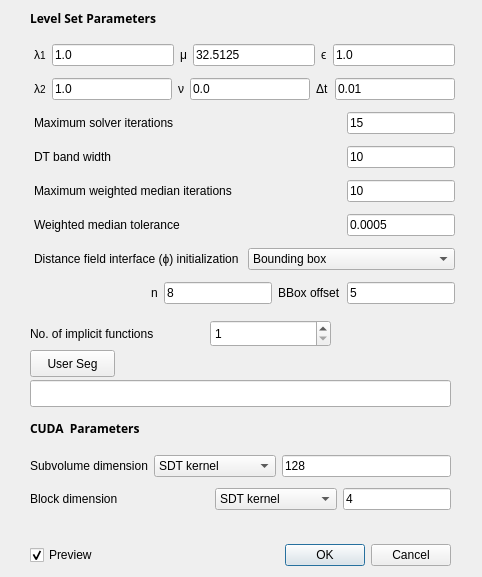
<?xml version="1.0" encoding="UTF-8"?>
<ui version="4.0">
 <class>MPLevelSetDialog</class>
 <widget class="QDialog" name="MPLevelSetDialog">
  <property name="geometry">
   <rect>
    <x>0</x>
    <y>0</y>
    <width>482</width>
    <height>577</height>
   </rect>
  </property>
  <property name="windowTitle">
   <string>Multi-phase Level Set Segmentation</string>
  </property>
  <widget class="QLabel" name="label_2">
   <property name="geometry">
    <rect>
     <x>30</x>
     <y>420</y>
     <width>171</width>
     <height>17</height>
    </rect>
   </property>
   <property name="font">
    <font>
     <family>Sans Serif</family>
     <weight>75</weight>
     <bold>true</bold>
    </font>
   </property>
   <property name="text">
    <string>CUDA  Parameters</string>
   </property>
  </widget>
  <widget class="QWidget" name="layoutWidget">
   <property name="geometry">
    <rect>
     <x>34</x>
     <y>38</y>
     <width>421</width>
     <height>276</height>
    </rect>
   </property>
   <layout class="QVBoxLayout" name="verticalLayout">
    <item>
     <layout class="QHBoxLayout" name="horizontalLayout_7">
      <item>
       <widget class="QLabel" name="m_Lambda1Text">
        <property name="text">
         <string>λ&lt;font size=&quot;-1&quot;&gt;1&lt;/font&gt;</string>
        </property>
        <property name="wordWrap">
         <bool>false</bool>
        </property>
       </widget>
      </item>
      <item>
       <widget class="QLineEdit" name="m_Lambda1Edit">
        <property name="text">
         <string>1.0</string>
        </property>
       </widget>
      </item>
      <item>
       <widget class="QLabel" name="m_MuText">
        <property name="text">
         <string>μ</string>
        </property>
        <property name="wordWrap">
         <bool>false</bool>
        </property>
       </widget>
      </item>
      <item>
       <widget class="QLineEdit" name="m_MuEdit">
        <property name="text">
         <string>32.5125</string>
        </property>
       </widget>
      </item>
      <item>
       <widget class="QLabel" name="m_EpsilonText">
        <property name="text">
         <string>ϵ</string>
        </property>
        <property name="wordWrap">
         <bool>false</bool>
        </property>
       </widget>
      </item>
      <item>
       <widget class="QLineEdit" name="m_EpsilonEdit">
        <property name="text">
         <string>1.0</string>
        </property>
       </widget>
      </item>
     </layout>
    </item>
    <item>
     <layout class="QHBoxLayout" name="horizontalLayout_8">
      <item>
       <widget class="QLabel" name="m_Lambda2Text">
        <property name="text">
         <string>λ&lt;font size=&quot;-1&quot;&gt;2&lt;/font&gt;</string>
        </property>
        <property name="wordWrap">
         <bool>false</bool>
        </property>
       </widget>
      </item>
      <item>
       <widget class="QLineEdit" name="m_Lambda2Edit">
        <property name="text">
         <string>1.0</string>
        </property>
       </widget>
      </item>
      <item>
       <widget class="QLabel" name="m_NuText">
        <property name="text">
         <string>ν</string>
        </property>
        <property name="wordWrap">
         <bool>false</bool>
        </property>
       </widget>
      </item>
      <item>
       <widget class="QLineEdit" name="m_NuEdit">
        <property name="text">
         <string>0.0</string>
        </property>
       </widget>
      </item>
      <item>
       <widget class="QLabel" name="m_DeltaTText">
        <property name="text">
         <string>Δt</string>
        </property>
        <property name="alignment">
         <set>Qt::AlignVCenter</set>
        </property>
        <property name="wordWrap">
         <bool>false</bool>
        </property>
       </widget>
      </item>
      <item>
       <widget class="QLineEdit" name="m_DeltaTEdit">
        <property name="text">
         <string>0.01</string>
        </property>
       </widget>
      </item>
     </layout>
    </item>
    <item>
     <layout class="QHBoxLayout" name="horizontalLayout">
      <item>
       <widget class="QLabel" name="m_MaxSolverIterText">
        <property name="text">
         <string>Maximum solver iterations</string>
        </property>
        <property name="wordWrap">
         <bool>false</bool>
        </property>
       </widget>
      </item>
      <item>
       <spacer name="spacer1">
        <property name="orientation">
         <enum>Qt::Horizontal</enum>
        </property>
        <property name="sizeType">
         <enum>QSizePolicy::Expanding</enum>
        </property>
        <property name="sizeHint" stdset="0">
         <size>
          <width>16</width>
          <height>20</height>
         </size>
        </property>
       </spacer>
      </item>
      <item>
       <widget class="QLineEdit" name="m_MaxSolverIterEdit">
        <property name="sizePolicy">
         <sizepolicy hsizetype="Fixed" vsizetype="Fixed">
          <horstretch>0</horstretch>
          <verstretch>0</verstretch>
         </sizepolicy>
        </property>
        <property name="text">
         <string>15</string>
        </property>
       </widget>
      </item>
     </layout>
    </item>
    <item>
     <layout class="QHBoxLayout" name="horizontalLayout_2">
      <item>
       <widget class="QLabel" name="m_DTWidthText">
        <property name="text">
         <string>DT band width</string>
        </property>
        <property name="wordWrap">
         <bool>false</bool>
        </property>
       </widget>
      </item>
      <item>
       <spacer name="spacer2">
        <property name="orientation">
         <enum>Qt::Horizontal</enum>
        </property>
        <property name="sizeType">
         <enum>QSizePolicy::Expanding</enum>
        </property>
        <property name="sizeHint" stdset="0">
         <size>
          <width>180</width>
          <height>20</height>
         </size>
        </property>
       </spacer>
      </item>
      <item>
       <widget class="QLineEdit" name="m_DTWidthEdit">
        <property name="sizePolicy">
         <sizepolicy hsizetype="Fixed" vsizetype="Fixed">
          <horstretch>0</horstretch>
          <verstretch>0</verstretch>
         </sizepolicy>
        </property>
        <property name="text">
         <string>10</string>
        </property>
       </widget>
      </item>
     </layout>
    </item>
    <item>
     <layout class="QHBoxLayout" name="horizontalLayout_3">
      <item>
       <widget class="QLabel" name="m_MaxMedianIterText">
        <property name="text">
         <string>Maximum weighted median iterations</string>
        </property>
        <property name="alignment">
         <set>Qt::AlignVCenter</set>
        </property>
        <property name="wordWrap">
         <bool>false</bool>
        </property>
       </widget>
      </item>
      <item>
       <spacer name="spacer3">
        <property name="orientation">
         <enum>Qt::Horizontal</enum>
        </property>
        <property name="sizeType">
         <enum>QSizePolicy::Expanding</enum>
        </property>
        <property name="sizeHint" stdset="0">
         <size>
          <width>18</width>
          <height>22</height>
         </size>
        </property>
       </spacer>
      </item>
      <item>
       <widget class="QLineEdit" name="m_MaxMedianIterEdit">
        <property name="sizePolicy">
         <sizepolicy hsizetype="Fixed" vsizetype="Fixed">
          <horstretch>0</horstretch>
          <verstretch>0</verstretch>
         </sizepolicy>
        </property>
        <property name="text">
         <string>10</string>
        </property>
       </widget>
      </item>
     </layout>
    </item>
    <item>
     <layout class="QHBoxLayout" name="horizontalLayout_4">
      <item>
       <widget class="QLabel" name="m_MedianTolText">
        <property name="text">
         <string>Weighted median tolerance</string>
        </property>
        <property name="alignment">
         <set>Qt::AlignVCenter</set>
        </property>
        <property name="wordWrap">
         <bool>false</bool>
        </property>
       </widget>
      </item>
      <item>
       <spacer name="spacer4">
        <property name="orientation">
         <enum>Qt::Horizontal</enum>
        </property>
        <property name="sizeType">
         <enum>QSizePolicy::Expanding</enum>
        </property>
        <property name="sizeHint" stdset="0">
         <size>
          <width>16</width>
          <height>20</height>
         </size>
        </property>
       </spacer>
      </item>
      <item>
       <widget class="QLineEdit" name="m_MedianTolEdit">
        <property name="sizePolicy">
         <sizepolicy hsizetype="Fixed" vsizetype="Fixed">
          <horstretch>0</horstretch>
          <verstretch>0</verstretch>
         </sizepolicy>
        </property>
        <property name="text">
         <string>0.0005</string>
        </property>
       </widget>
      </item>
     </layout>
    </item>
    <item>
     <layout class="QHBoxLayout" name="horizontalLayout_5">
      <item>
       <widget class="QLabel" name="m_DTInitText">
        <property name="text">
         <string>Distance field interface (ϕ) initialization</string>
        </property>
        <property name="wordWrap">
         <bool>false</bool>
        </property>
       </widget>
      </item>
      <item>
       <widget class="QComboBox" name="m_DTInitComboBox">
        <item>
         <property name="text">
          <string>Bounding box</string>
         </property>
        </item>
        <item>
         <property name="text">
          <string>Super-ellipsoid</string>
         </property>
        </item>
       </widget>
      </item>
     </layout>
    </item>
    <item>
     <layout class="QHBoxLayout" name="horizontalLayout_6">
      <item>
       <spacer name="spacer6">
        <property name="orientation">
         <enum>Qt::Horizontal</enum>
        </property>
        <property name="sizeType">
         <enum>QSizePolicy::Expanding</enum>
        </property>
        <property name="sizeHint" stdset="0">
         <size>
          <width>77</width>
          <height>20</height>
         </size>
        </property>
       </spacer>
      </item>
      <item>
       <widget class="QLabel" name="m_EllipsoidPowerText">
        <property name="text">
         <string>n</string>
        </property>
        <property name="wordWrap">
         <bool>false</bool>
        </property>
       </widget>
      </item>
      <item>
       <widget class="QLineEdit" name="m_EllipsoidPowerEdit">
        <property name="sizePolicy">
         <sizepolicy hsizetype="Fixed" vsizetype="Fixed">
          <horstretch>0</horstretch>
          <verstretch>0</verstretch>
         </sizepolicy>
        </property>
        <property name="text">
         <string>8</string>
        </property>
       </widget>
      </item>
      <item>
       <widget class="QLabel" name="m_BBoxOffsetText">
        <property name="text">
         <string>BBox offset</string>
        </property>
        <property name="wordWrap">
         <bool>false</bool>
        </property>
       </widget>
      </item>
      <item>
       <widget class="QLineEdit" name="m_BBoxOffsetEdit">
        <property name="sizePolicy">
         <sizepolicy hsizetype="Fixed" vsizetype="Fixed">
          <horstretch>0</horstretch>
          <verstretch>0</verstretch>
         </sizepolicy>
        </property>
        <property name="text">
         <string>5</string>
        </property>
       </widget>
      </item>
     </layout>
    </item>
   </layout>
  </widget>
  <widget class="QLabel" name="label">
   <property name="geometry">
    <rect>
     <x>30</x>
     <y>10</y>
     <width>171</width>
     <height>17</height>
    </rect>
   </property>
   <property name="font">
    <font>
     <family>Sans Serif</family>
     <weight>75</weight>
     <bold>true</bold>
    </font>
   </property>
   <property name="text">
    <string>Level Set Parameters</string>
   </property>
  </widget>
  <widget class="QWidget" name="layoutWidget">
   <property name="geometry">
    <rect>
     <x>30</x>
     <y>540</y>
     <width>421</width>
     <height>31</height>
    </rect>
   </property>
   <layout class="QHBoxLayout" name="horizontalLayout_11">
    <item>
     <widget class="QCheckBox" name="m_Preview">
      <property name="text">
       <string>Preview</string>
      </property>
      <property name="checked">
       <bool>true</bool>
      </property>
     </widget>
    </item>
    <item>
     <widget class="QDialogButtonBox" name="buttonBox">
      <property name="orientation">
       <enum>Qt::Horizontal</enum>
      </property>
      <property name="standardButtons">
       <set>QDialogButtonBox::Cancel|QDialogButtonBox::Ok</set>
      </property>
     </widget>
    </item>
   </layout>
  </widget>
  <widget class="QPushButton" name="m_UserSegReadButton">
   <property name="geometry">
    <rect>
     <x>30</x>
     <y>350</y>
     <width>85</width>
     <height>27</height>
    </rect>
   </property>
   <property name="text">
    <string>User Seg</string>
   </property>
  </widget>
  <widget class="QLineEdit" name="m_userSegFileEdit">
   <property name="enabled">
    <bool>true</bool>
   </property>
   <property name="geometry">
    <rect>
     <x>30</x>
     <y>380</y>
     <width>421</width>
     <height>27</height>
    </rect>
   </property>
   <property name="readOnly">
    <bool>true</bool>
   </property>
  </widget>
  <widget class="QLabel" name="m_nImplicitsText">
   <property name="geometry">
    <rect>
     <x>30</x>
     <y>320</y>
     <width>157</width>
     <height>27</height>
    </rect>
   </property>
   <property name="text">
    <string>No. of implicit functions</string>
   </property>
   <property name="wordWrap">
    <bool>false</bool>
   </property>
  </widget>
  <widget class="QSpinBox" name="m_nImplicitsSpin">
   <property name="geometry">
    <rect>
     <x>210</x>
     <y>320</y>
     <width>121</width>
     <height>27</height>
    </rect>
   </property>
   <property name="minimum">
    <number>1</number>
   </property>
  </widget>
  <widget class="QWidget" name="layoutWidget">
   <property name="geometry">
    <rect>
     <x>30</x>
     <y>450</y>
     <width>421</width>
     <height>66</height>
    </rect>
   </property>
   <layout class="QVBoxLayout" name="verticalLayout_2">
    <item>
     <layout class="QHBoxLayout" name="horizontalLayout_9">
      <item>
       <widget class="QLabel" name="m_SubvolDimText">
        <property name="text">
         <string>Subvolume dimension</string>
        </property>
        <property name="wordWrap">
         <bool>false</bool>
        </property>
       </widget>
      </item>
      <item>
       <widget class="QComboBox" name="m_SubvolDimComboBox">
        <item>
         <property name="text">
          <string>SDT kernel</string>
         </property>
        </item>
        <item>
         <property name="text">
          <string>Averaging kernel</string>
         </property>
        </item>
        <item>
         <property name="text">
          <string>PDE kernel</string>
         </property>
        </item>
       </widget>
      </item>
      <item>
       <widget class="QLineEdit" name="m_SubvolDimEdit">
        <property name="text">
         <string>128</string>
        </property>
       </widget>
      </item>
     </layout>
    </item>
    <item>
     <layout class="QHBoxLayout" name="horizontalLayout_10">
      <item>
       <widget class="QLabel" name="m_BlockDimText">
        <property name="text">
         <string>Block dimension</string>
        </property>
        <property name="wordWrap">
         <bool>false</bool>
        </property>
       </widget>
      </item>
      <item>
       <spacer name="spacer4_2">
        <property name="orientation">
         <enum>Qt::Horizontal</enum>
        </property>
        <property name="sizeType">
         <enum>QSizePolicy::Expanding</enum>
        </property>
        <property name="sizeHint" stdset="0">
         <size>
          <width>16</width>
          <height>20</height>
         </size>
        </property>
       </spacer>
      </item>
      <item>
       <widget class="QComboBox" name="m_BlockDimComboBox">
        <item>
         <property name="text">
          <string>SDT kernel</string>
         </property>
        </item>
        <item>
         <property name="text">
          <string>Averaging kernel</string>
         </property>
        </item>
        <item>
         <property name="text">
          <string>Median kernel</string>
         </property>
        </item>
        <item>
         <property name="text">
          <string>PDE kernel</string>
         </property>
        </item>
       </widget>
      </item>
      <item>
       <widget class="QLineEdit" name="m_BlockDimEdit">
        <property name="text">
         <string>4</string>
        </property>
       </widget>
      </item>
     </layout>
    </item>
   </layout>
  </widget>
 </widget>
 <resources/>
 <connections>
  <connection>
   <sender>buttonBox</sender>
   <signal>accepted()</signal>
   <receiver>MPLevelSetDialog</receiver>
   <slot>accept()</slot>
   <hints>
    <hint type="sourcelabel">
     <x>335</x>
     <y>542</y>
    </hint>
    <hint type="destinationlabel">
     <x>157</x>
     <y>274</y>
    </hint>
   </hints>
  </connection>
  <connection>
   <sender>buttonBox</sender>
   <signal>rejected()</signal>
   <receiver>MPLevelSetDialog</receiver>
   <slot>reject()</slot>
   <hints>
    <hint type="sourcelabel">
     <x>403</x>
     <y>542</y>
    </hint>
    <hint type="destinationlabel">
     <x>286</x>
     <y>274</y>
    </hint>
   </hints>
  </connection>
 </connections>
 <slots>
  <slot>on_UserSegReadButton_clickedSlot()</slot>
 </slots>
</ui>
